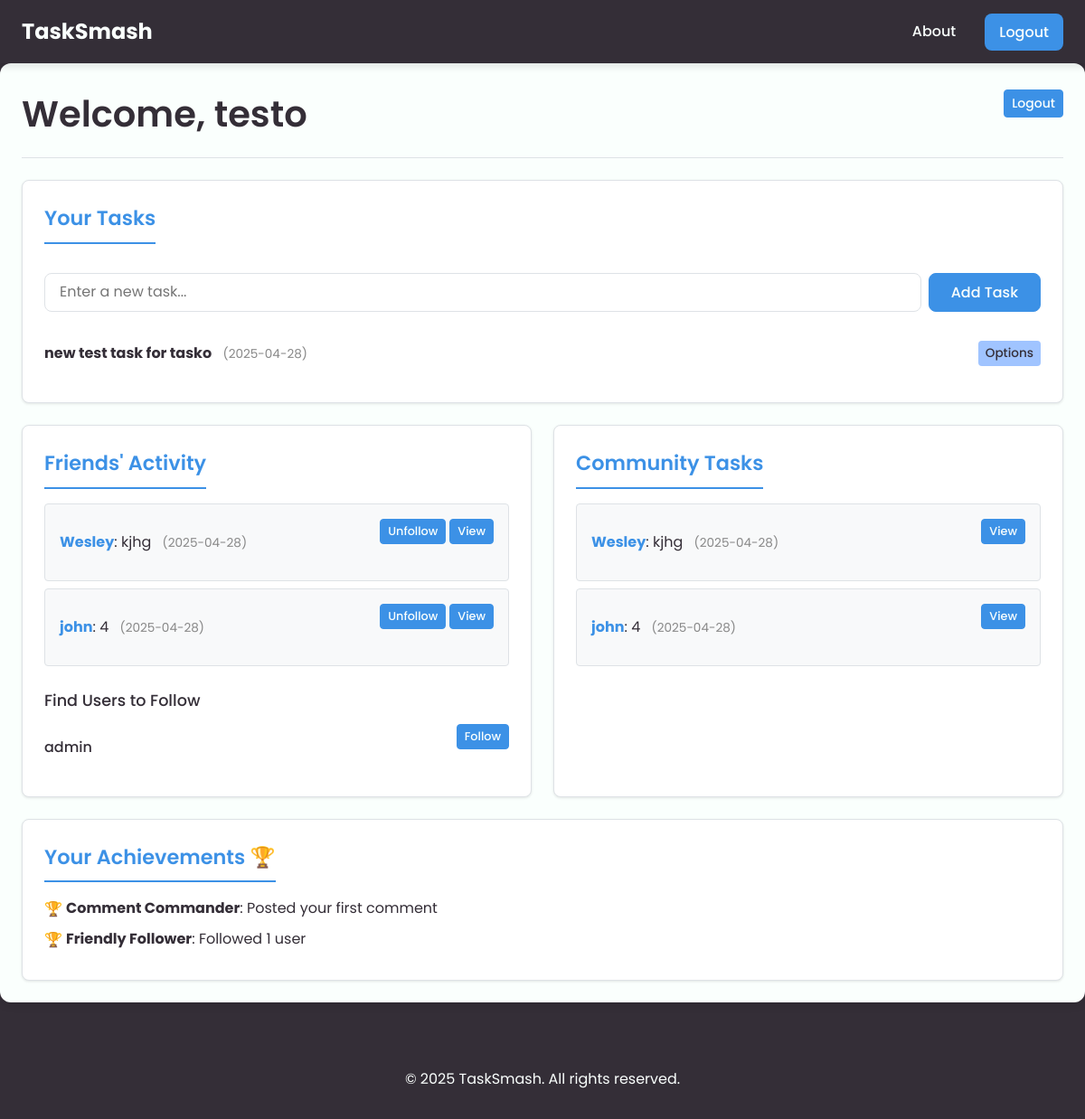
The app's page /dashboard (signed in) with its own data.
### app/models.py (models this page shows, shortened)
class User(db.Model, UserMixin):
    id = db.Column(db.Integer, primary_key=True)
    username = db.Column(db.String(50), unique=True, nullable=False)
    email = db.Column(db.String(100), unique=True, nullable=False)
    password_hash = db.Column(db.String(100), nullable=False)
    todos = db.relationship('Todo', backref='user', lazy=True)
    comments = db.relationship('Comment', back_populates='user', cascade="all, delete-orphan")
    user_achievements = db.relationship('UserAchievement', backref='user', lazy=True)

class Todo(db.Model):
    id = db.Column(db.Integer, primary_key=True)
    content = db.Column(db.String(200), nullable=False)
    created_at = db.Column(db.DateTime, default=datetime.utcnow)
    user_id = db.Column(db.Integer, db.ForeignKey('user.id'), nullable=False)
    completed = db.Column(db.Boolean, default=False)
    edit_count = db.Column(db.Integer, default=0)
    comments = db.relationship('Comment', back_populates='task', cascade="all, delete-orphan")

class Achievement(db.Model):
    id = db.Column(db.Integer, primary_key=True)
    name = db.Column(db.String(100), unique=True, nullable=False)
    description = db.Column(db.String(255), nullable=False)

### app/blueprints/main.py (the view)
@main_bp.route("/dashboard")
@login_required
def dashboard():
    user_id = current_user.id
    tasks = Todo.query.filter_by(user_id=user_id).order_by(Todo.created_at.desc()).all()
    followed_users_tasks = Todo.query.join(Follow, Follow.followee_id == Todo.user_id)\
                                     .filter(Follow.follower_id == user_id)\
                                     .options(db.joinedload(Todo.user), db.joinedload(Todo.comments).joinedload(Comment.user))\
                                     .order_by(Todo.created_at.desc())\
                                     .all()
    following_ids_subquery = db.session.query(Follow.followee_id).filter(Follow.follower_id == user_id).subquery()
    non_followed_users = User.query.filter(User.id != user_id)\
                                   .filter(User.id.notin_(following_ids_subquery))\
                                   .order_by(User.username)\
                                   .all()
    user_achievements = UserAchievement.query.filter_by(user_id=user_id)\
                                            .options(db.joinedload(UserAchievement.achievement))\
                                            .all()
    achievements_list = [ua.achievement for ua in user_achievements]
    all_tasks = Todo.query.options(db.joinedload(Todo.user), db.joinedload(Todo.comments).joinedload(Comment.user))\
                        .order_by(Todo.created_at.desc())\
                        .limit(50)\
                        .all() # Added limit for performance
    return render_template("dashboard.html",
                           tasks=tasks,
                           followed_users_tasks=followed_users_tasks,
                           non_followed_users=non_followed_users,
                           achievements=achievements_list, # Pass the extracted list
                           all_tasks=all_tasks)

### app/templates/dashboard.html (shortened to what this page needs)
{% extends 'base.html' %}
{% block body %}
<section class="App Content dashboard-page">
    <div class="dashboard-header">
        <h1>Welcome, {{ current_user.username }}</h1>
        <form action="{{ url_for('auth.logout') }}" method="POST" class="logout-form-dashboard">
            <button type="submit" class="btn btn-secondary btn-sm">Logout</button> </form>
    </div>
    <div class="dashboard-grid-container">
        <div class="dashboard-section personal-tasks-section"> <h2 class="section-heading">Your Tasks</h2>
            <form action="{{ url_for('todo.add_todo') }}" method="POST" class="task-input-container">
                <input type="text" name="content" placeholder="Enter a new task..." required />
                <button type="submit" class="btn btn-accent-green">Add Task</button> </form>
            {% if tasks %}
                <ul class="task-list personal-task-list"> {% for task in tasks %}
                    <li class="task-item">
                        <div class="task-content">
                            <strong>{{ task.content }}</strong>
                            <small>({{ task.created_at.strftime('%Y-%m-%d') }}) {% if task.completed %}<span class="task-status-completed">(Completed)</span>{% endif %}</small>
                        </div>
                        <div class="task-options dropdown"> <button class="dropbtn btn-sm">Options</button>
                        </div>
                    </li>
                    {% endfor %}
                </ul>
            {% else %}
                <p class="no-tasks-message">No current tasks. Add one above!</p>
            {% endif %}
        </div><div class="dashboard-section followed-tasks-section"> <h2 class="section-heading">Friends' Activity</h2>
            {% if followed_users_tasks %}
                <ul class="task-list followed-task-list"> {% for task in followed_users_tasks %}
                    <li class="task-item-feed"> <div class="feed-task-content">
                             <strong>{{ task.user.username }}</strong>: {{ task.content }}
                             <small>({{ task.created_at.strftime('%Y-%m-%d') }})</small>
                         </div>
                         <div class="feed-task-actions">
                             <form action="{{ url_for('main.unfollow_user', user_id=task.user.id) }}" method="POST" style="display:inline;">
                                 <button type="submit" class="btn btn-unfollow">Unfollow</button> </form>
                             <form action="{{ url_for('todo.view_task', task_id=task.id) }}" method="GET" style="display:inline;">
                                  <button type="submit" class="btn btn-view-details">View</button> </form>
                         </div>
                    </li>
                    {% endfor %}
                </ul>
            {% else %}
                <p>Tasks from users you follow will appear here.</p>
            {% endif %}
             <h3 class="sub-heading">Find Users to Follow</h3> {% if non_followed_users %}
                 <ul class="user-follow-list">
                     {% for user_to_follow in non_followed_users %}
                     <li class="user-follow-item">
                         <span>{{ user_to_follow.username }}</span>
                         <form action="{{ url_for('main.follow_user', user_id=user_to_follow.id) }}" method="POST" style="display:inline;">
                             <button type="submit" class="btn btn-follow">Follow</button> </form>
                     </li>
                     {% endfor %}
                 </ul>
             {% else %}
                 <p>No other users found or you are following everyone!</p>
             {% endif %}
        </div> <div class="dashboard-section popular-tasks-section"> <h2 class="section-heading">Community Tasks</h2> {% if all_tasks %}
                 <ul class="task-list community-task-list"> {% for task in all_tasks %}
                        {% if task.user_id != current_user.id %}
                        <li class="task-item-feed"> <div class="feed-task-content">
                                 <strong>{{ task.user.username }}</strong>: {{ task.content }}
                                 <small>({{ task.created_at.strftime('%Y-%m-%d') }})</small>
                             </div>
                             <div class="feed-task-actions">
                                 <form action="{{ url_for('todo.view_task', task_id=task.id) }}" method="GET" style="display:inline;">
                                      <button type="submit" class="btn btn-view-details">View</button> </form>
                             </div>
                        </li>
                        {% endif %}
                    {% endfor %}
                </ul>
            {% else %}
                <p>No tasks found in the community yet.</p>
            {% endif %}
        </div> <div class="dashboard-section achievements-section"> <h2 class="section-heading">Your Achievements 🏆</h2>
            {% if achievements %}
                <ul class="achievements-list"> {% for ach in achievements %}
                        <li><strong>{{ ach.name }}</strong>: {{ ach.description }}</li>
                    {% endfor %}
                </ul>
            {% else %}
                <p>You haven't earned any achievements yet.</p>
            {% endif %}
        </div></div> </section>
{% endblock %}

### app/static/styles/variables.css (style rules this page uses)
:root { --primary-blue: #3C91E6; --light-blue: #A0C4FF; --dark-gray: #342E37; --accent-green: #A2D729; --accent-orange: #FA824C; --light-bg: #FAFFFD; --medium-gray: #888888; --text-color-dark: var(--dark-gray); --text-color-light: var(--light-bg); --border-color: #dee2e6; --danger-color: #dc3545; --success-color: #28a745; --warning-color: #ffc107; --info-color: #17a2b8; --font-primary: 'Poppins', sans-serif; --font-secondary: sans-serif; --spacing-xs: 0.25rem; --spacing-sm: 0.5rem; --spacing-md: 1rem; --spacing-lg: 1.5rem; --spacing-xl: 2rem; --spacing-xxl: 3rem; --border-radius-sm: 0.25rem; --border-radius-md: 0.5rem; --border-radius-lg: 0.75rem; --border-width: 1px; --shadow-sm: 0 1px 3px rgba(0, 0, 0, 0.1); --shadow-md: 0 4px 8px rgba(0, 0, 0, 0.1); --shadow-lg: 0 10px 20px rgba(0, 0, 0, 0.1); --transition-fast: 0.2s ease; --transition-medium: 0.3s ease; }

### app/static/styles/global.css (style rules this page uses)
*, *::before, *::after { box-sizing: border-box; }
body, h1, h2, h3, h4, h5, h6, p, ul, ol, li, figure, figcaption, blockquote, dl, dd { margin: 0; padding: 0; }
ul, ol { list-style: none; }
body { font-family: var(--font-primary); background-color: var(--dark-gray); color: var(--text-color-dark); line-height: 1.6; min-height: 100vh; display: flex; flex-direction: column; }
h1, h2, h3, h4, h5, h6 { margin-bottom: var(--spacing-md); font-weight: 600; color: var(--dark-gray); }
h1 { font-size: 2.5rem; text-align: center; }
h2 { font-size: 2rem; border-bottom: var(--border-width) solid var(--border-color); padding-bottom: var(--spacing-sm); margin-bottom: var(--spacing-lg); }
h3 { font-size: 1.75rem; }

### app/static/styles/layout.css (style rules this page uses)
.App.Content, .content-container { max-width: 1140px; margin-left: auto; margin-right: auto; padding: var(--spacing-lg) var(--spacing-md); background-color: var(--light-bg); border-radius: var(--border-radius-lg); box-shadow: var(--shadow-md); margin-bottom: var(--spacing-xl); }
.dashboard-section { background-color: #ffffff; border-radius: var(--border-radius-md); box-shadow: var(--shadow-sm); padding: var(--spacing-lg); flex: 1 1 350px; min-width: 300px; margin-bottom: var(--spacing-lg); }
.section-heading { font-size: 1.5rem; color: var(--dark-gray); margin-bottom: var(--spacing-md); padding-bottom: var(--spacing-sm); border-bottom: 1px solid var(--border-color); }
.dashboard-grid-container { display: grid; grid-template-areas: "personal personal" "followed popular" "achievements achievements"; grid-template-columns: 1fr 1fr; grid-template-rows: auto auto auto; gap: var(--spacing-lg); width: 100%; }
.personal-tasks-section { grid-area: personal; }
.followed-tasks-section { grid-area: followed; }
.popular-tasks-section { grid-area: popular; }
.achievements-section { grid-area: achievements; }
.dashboard-section { background-color: #ffffff; border-radius: var(--border-radius-md); box-shadow: var(--shadow-sm); padding: var(--spacing-lg); flex: none; min-width: 0; margin: 0; border: 1px solid var(--border-color); }

### app/static/styles/forms.css (style rules this page uses)
form { margin-bottom: var(--spacing-lg); }
input[type="text"], input[type="password"], input[type="email"], textarea { display: block; width: 100%; padding: var(--spacing-sm) var(--spacing-md); font-size: 1rem; font-family: var(--font-primary); line-height: 1.5; color: var(--dark-gray); background-color: #fff; background-clip: padding-box; border: var(--border-width) solid var(--border-color); border-radius: var(--border-radius-md); transition: border-color var(--transition-fast), box-shadow var(--transition-fast); }
.task-input-container { display: flex; gap: var(--spacing-sm); margin-top: var(--spacing-md); }
.task-input-container input[type="text"] { flex-grow: 1; margin-bottom: 0; }
.task-input-container button { flex-shrink: 0; }

### app/static/styles/auth.css (style rules this page uses)
.task-list { list-style-type: none; padding: 0; }
.task-item { display: flex; justify-content: space-between; align-items: center; padding: var(--spacing-sm) 0; border-bottom: 1px dashed var(--border-color); margin-bottom: var(--spacing-sm); }
.task-item:last-child { border-bottom: none; }
.task-item div:first-child { flex-grow: 1; margin-right: var(--spacing-md); }
.task-item small { color: var(--medium-gray); font-size: 0.85em; margin-left: var(--spacing-sm); }
.dropdown { position: relative; display: inline-block; }

### records on screen
User: username "testo"
Todo: content "new test task for tasko", created_at "2025-04-28"
Todo: user.username "Wesley", content "kjhg", created_at "2025-04-28"
Todo: user.username "john", content "4", created_at "2025-04-28"
User: username "admin"
Achievement: name "Comment Commander", description "Posted your first comment"
Achievement: name "Friendly Follower", description "Followed 1 user"
